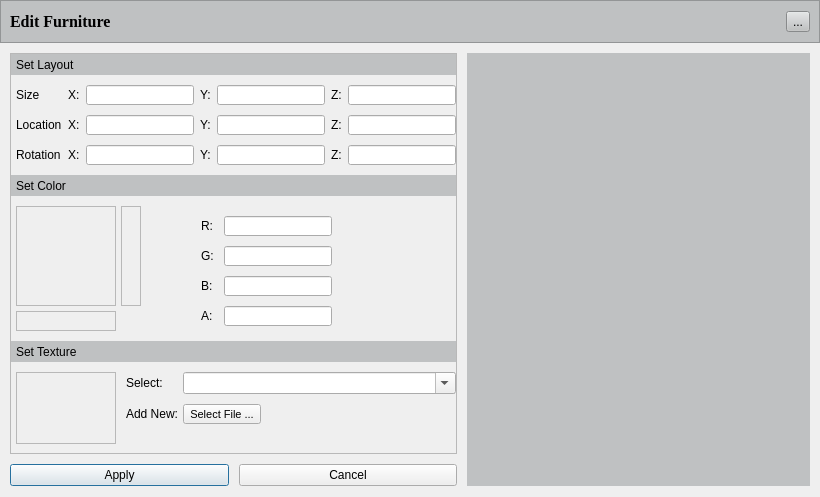
<?xml version="1.0" encoding="UTF-8"?>
<ui version="4.0">
 <class>EditFurniture</class>
 <widget class="QDialog" name="EditFurniture">
  <property name="geometry">
   <rect>
    <x>0</x>
    <y>0</y>
    <width>820</width>
    <height>497</height>
   </rect>
  </property>
  <property name="sizePolicy">
   <sizepolicy hsizetype="MinimumExpanding" vsizetype="MinimumExpanding">
    <horstretch>0</horstretch>
    <verstretch>0</verstretch>
   </sizepolicy>
  </property>
  <property name="windowTitle">
   <string>Dialog</string>
  </property>
  <layout class="QVBoxLayout" name="verticalLayout">
   <property name="spacing">
    <number>10</number>
   </property>
   <property name="leftMargin">
    <number>0</number>
   </property>
   <property name="topMargin">
    <number>0</number>
   </property>
   <property name="rightMargin">
    <number>0</number>
   </property>
   <item>
    <widget class="QFrame" name="frame_2">
     <property name="minimumSize">
      <size>
       <width>0</width>
       <height>43</height>
      </size>
     </property>
     <property name="styleSheet">
      <string notr="true">background-color:rgb(191,193,194)</string>
     </property>
     <property name="frameShape">
      <enum>QFrame::StyledPanel</enum>
     </property>
     <property name="frameShadow">
      <enum>QFrame::Raised</enum>
     </property>
     <layout class="QHBoxLayout" name="horizontalLayout_7">
      <item>
       <widget class="QLabel" name="label_14">
        <property name="font">
         <font>
          <family>Times New Roman</family>
          <pointsize>12</pointsize>
          <weight>75</weight>
          <bold>true</bold>
         </font>
        </property>
        <property name="text">
         <string>Edit Furniture</string>
        </property>
       </widget>
      </item>
      <item>
       <widget class="QToolButton" name="m_pToolButtonCancel">
        <property name="text">
         <string>...</string>
        </property>
        <property name="icon">
         <iconset resource="../../../../Resources/Icons/icons.qrc">
          <normaloff>:/close-icon.png</normaloff>:/close-icon.png</iconset>
        </property>
       </widget>
      </item>
     </layout>
    </widget>
   </item>
   <item>
    <layout class="QHBoxLayout" name="horizontalLayout_2">
     <property name="spacing">
      <number>0</number>
     </property>
     <property name="leftMargin">
      <number>10</number>
     </property>
     <property name="rightMargin">
      <number>10</number>
     </property>
     <item>
      <layout class="QVBoxLayout" name="verticalLayout_6">
       <property name="spacing">
        <number>10</number>
       </property>
       <property name="bottomMargin">
        <number>0</number>
       </property>
       <item>
        <widget class="QScrollArea" name="scrollArea">
         <property name="verticalScrollBarPolicy">
          <enum>Qt::ScrollBarAsNeeded</enum>
         </property>
         <property name="widgetResizable">
          <bool>true</bool>
         </property>
         <widget class="QWidget" name="scrollAreaWidgetContents">
          <property name="geometry">
           <rect>
            <x>0</x>
            <y>0</y>
            <width>466</width>
            <height>392</height>
           </rect>
          </property>
          <layout class="QVBoxLayout" name="verticalLayout_3">
           <property name="spacing">
            <number>10</number>
           </property>
           <property name="leftMargin">
            <number>0</number>
           </property>
           <property name="topMargin">
            <number>0</number>
           </property>
           <property name="rightMargin">
            <number>0</number>
           </property>
           <item>
            <widget class="QLabel" name="label_2">
             <property name="sizePolicy">
              <sizepolicy hsizetype="Preferred" vsizetype="Fixed">
               <horstretch>0</horstretch>
               <verstretch>0</verstretch>
              </sizepolicy>
             </property>
             <property name="minimumSize">
              <size>
               <width>0</width>
               <height>21</height>
              </size>
             </property>
             <property name="maximumSize">
              <size>
               <width>16777215</width>
               <height>21</height>
              </size>
             </property>
             <property name="styleSheet">
              <string notr="true">background-color:rgb(191,193,194)</string>
             </property>
             <property name="frameShape">
              <enum>QFrame::NoFrame</enum>
             </property>
             <property name="frameShadow">
              <enum>QFrame::Raised</enum>
             </property>
             <property name="text">
              <string>Set Layout</string>
             </property>
             <property name="textFormat">
              <enum>Qt::PlainText</enum>
             </property>
             <property name="indent">
              <number>5</number>
             </property>
            </widget>
           </item>
           <item>
            <layout class="QGridLayout" name="gridLayout">
             <property name="leftMargin">
              <number>5</number>
             </property>
             <property name="bottomMargin">
              <number>0</number>
             </property>
             <property name="horizontalSpacing">
              <number>6</number>
             </property>
             <item row="1" column="4">
              <widget class="QLineEdit" name="m_pLineEditLocationY">
               <property name="maximumSize">
                <size>
                 <width>16777215</width>
                 <height>20</height>
                </size>
               </property>
              </widget>
             </item>
             <item row="0" column="1">
              <widget class="QLabel" name="label_34">
               <property name="text">
                <string>X:</string>
               </property>
              </widget>
             </item>
             <item row="0" column="5">
              <widget class="QLabel" name="label_41">
               <property name="text">
                <string>Z:</string>
               </property>
              </widget>
             </item>
             <item row="1" column="6">
              <widget class="QLineEdit" name="m_pLineEditLocationZ">
               <property name="maximumSize">
                <size>
                 <width>16777215</width>
                 <height>20</height>
                </size>
               </property>
              </widget>
             </item>
             <item row="0" column="4">
              <widget class="QLineEdit" name="m_pLineEditScaleY">
               <property name="maximumSize">
                <size>
                 <width>16777215</width>
                 <height>20</height>
                </size>
               </property>
              </widget>
             </item>
             <item row="0" column="2">
              <widget class="QLineEdit" name="m_pLineEditScaleX">
               <property name="maximumSize">
                <size>
                 <width>16777215</width>
                 <height>20</height>
                </size>
               </property>
              </widget>
             </item>
             <item row="1" column="3">
              <widget class="QLabel" name="label_35">
               <property name="text">
                <string>Y:</string>
               </property>
              </widget>
             </item>
             <item row="1" column="1">
              <widget class="QLabel" name="label_33">
               <property name="text">
                <string>X:</string>
               </property>
              </widget>
             </item>
             <item row="1" column="2">
              <widget class="QLineEdit" name="m_pLineEditLocationX">
               <property name="maximumSize">
                <size>
                 <width>16777215</width>
                 <height>20</height>
                </size>
               </property>
              </widget>
             </item>
             <item row="1" column="0">
              <widget class="QLabel" name="label_9">
               <property name="text">
                <string>Location</string>
               </property>
              </widget>
             </item>
             <item row="0" column="3">
              <widget class="QLabel" name="label_36">
               <property name="text">
                <string>Y:</string>
               </property>
              </widget>
             </item>
             <item row="0" column="6">
              <widget class="QLineEdit" name="m_pLineEditScaleZ">
               <property name="maximumSize">
                <size>
                 <width>16777215</width>
                 <height>20</height>
                </size>
               </property>
              </widget>
             </item>
             <item row="1" column="5">
              <widget class="QLabel" name="label_37">
               <property name="text">
                <string>Z:</string>
               </property>
              </widget>
             </item>
             <item row="0" column="0">
              <widget class="QLabel" name="label_8">
               <property name="text">
                <string>Size</string>
               </property>
              </widget>
             </item>
             <item row="2" column="0">
              <widget class="QLabel" name="label_10">
               <property name="text">
                <string>Rotation</string>
               </property>
              </widget>
             </item>
             <item row="2" column="1">
              <widget class="QLabel" name="label_39">
               <property name="text">
                <string>X:</string>
               </property>
              </widget>
             </item>
             <item row="2" column="2">
              <widget class="QLineEdit" name="m_pLineEditRotationX">
               <property name="maximumSize">
                <size>
                 <width>16777215</width>
                 <height>20</height>
                </size>
               </property>
              </widget>
             </item>
             <item row="2" column="4">
              <widget class="QLineEdit" name="m_pLineEditRotationY">
               <property name="maximumSize">
                <size>
                 <width>16777215</width>
                 <height>20</height>
                </size>
               </property>
              </widget>
             </item>
             <item row="2" column="6">
              <widget class="QLineEdit" name="m_pLineEditRotationZ">
               <property name="maximumSize">
                <size>
                 <width>16777215</width>
                 <height>20</height>
                </size>
               </property>
              </widget>
             </item>
             <item row="2" column="5">
              <widget class="QLabel" name="label_40">
               <property name="text">
                <string>Z:</string>
               </property>
              </widget>
             </item>
             <item row="2" column="3">
              <widget class="QLabel" name="label_38">
               <property name="text">
                <string>Y:</string>
               </property>
              </widget>
             </item>
            </layout>
           </item>
           <item>
            <widget class="QLabel" name="label_3">
             <property name="sizePolicy">
              <sizepolicy hsizetype="Preferred" vsizetype="Fixed">
               <horstretch>0</horstretch>
               <verstretch>0</verstretch>
              </sizepolicy>
             </property>
             <property name="minimumSize">
              <size>
               <width>0</width>
               <height>21</height>
              </size>
             </property>
             <property name="maximumSize">
              <size>
               <width>16777215</width>
               <height>21</height>
              </size>
             </property>
             <property name="styleSheet">
              <string notr="true">background-color:rgb(191,193,194)</string>
             </property>
             <property name="frameShape">
              <enum>QFrame::NoFrame</enum>
             </property>
             <property name="frameShadow">
              <enum>QFrame::Raised</enum>
             </property>
             <property name="text">
              <string>Set Color</string>
             </property>
             <property name="textFormat">
              <enum>Qt::PlainText</enum>
             </property>
             <property name="scaledContents">
              <bool>false</bool>
             </property>
             <property name="margin">
              <number>0</number>
             </property>
             <property name="indent">
              <number>5</number>
             </property>
            </widget>
           </item>
           <item>
            <layout class="QHBoxLayout" name="horizontalLayout_3">
             <property name="spacing">
              <number>40</number>
             </property>
             <property name="bottomMargin">
              <number>0</number>
             </property>
             <item>
              <layout class="QVBoxLayout" name="verticalLayout_4">
               <property name="spacing">
                <number>5</number>
               </property>
               <property name="leftMargin">
                <number>5</number>
               </property>
               <property name="bottomMargin">
                <number>0</number>
               </property>
               <item>
                <layout class="QHBoxLayout" name="horizontalLayout_4">
                 <item>
                  <widget class="QLabel" name="m_pLabelColorFactory">
                   <property name="enabled">
                    <bool>true</bool>
                   </property>
                   <property name="sizePolicy">
                    <sizepolicy hsizetype="Fixed" vsizetype="Fixed">
                     <horstretch>0</horstretch>
                     <verstretch>0</verstretch>
                    </sizepolicy>
                   </property>
                   <property name="minimumSize">
                    <size>
                     <width>100</width>
                     <height>100</height>
                    </size>
                   </property>
                   <property name="frameShape">
                    <enum>QFrame::StyledPanel</enum>
                   </property>
                   <property name="text">
                    <string/>
                   </property>
                  </widget>
                 </item>
                 <item>
                  <widget class="QLabel" name="m_pLabelColorTag">
                   <property name="sizePolicy">
                    <sizepolicy hsizetype="Fixed" vsizetype="Fixed">
                     <horstretch>0</horstretch>
                     <verstretch>0</verstretch>
                    </sizepolicy>
                   </property>
                   <property name="minimumSize">
                    <size>
                     <width>20</width>
                     <height>100</height>
                    </size>
                   </property>
                   <property name="frameShape">
                    <enum>QFrame::StyledPanel</enum>
                   </property>
                   <property name="text">
                    <string/>
                   </property>
                  </widget>
                 </item>
                </layout>
               </item>
               <item>
                <widget class="QLabel" name="m_pLabelColorSample">
                 <property name="minimumSize">
                  <size>
                   <width>100</width>
                   <height>20</height>
                  </size>
                 </property>
                 <property name="maximumSize">
                  <size>
                   <width>100</width>
                   <height>20</height>
                  </size>
                 </property>
                 <property name="frameShape">
                  <enum>QFrame::StyledPanel</enum>
                 </property>
                 <property name="text">
                  <string/>
                 </property>
                </widget>
               </item>
              </layout>
             </item>
             <item>
              <layout class="QFormLayout" name="formLayout_2">
               <property name="fieldGrowthPolicy">
                <enum>QFormLayout::FieldsStayAtSizeHint</enum>
               </property>
               <property name="horizontalSpacing">
                <number>10</number>
               </property>
               <property name="verticalSpacing">
                <number>10</number>
               </property>
               <property name="leftMargin">
                <number>20</number>
               </property>
               <property name="topMargin">
                <number>10</number>
               </property>
               <property name="rightMargin">
                <number>10</number>
               </property>
               <item row="0" column="0">
                <widget class="QLabel" name="label_45">
                 <property name="text">
                  <string>R:</string>
                 </property>
                </widget>
               </item>
               <item row="0" column="1">
                <widget class="QLineEdit" name="m_pLineEditColorR">
                 <property name="maximumSize">
                  <size>
                   <width>16777215</width>
                   <height>20</height>
                  </size>
                 </property>
                </widget>
               </item>
               <item row="1" column="0">
                <widget class="QLabel" name="label_46">
                 <property name="text">
                  <string>G:</string>
                 </property>
                </widget>
               </item>
               <item row="1" column="1">
                <widget class="QLineEdit" name="m_pLineEditColorG">
                 <property name="maximumSize">
                  <size>
                   <width>16777215</width>
                   <height>20</height>
                  </size>
                 </property>
                </widget>
               </item>
               <item row="2" column="0">
                <widget class="QLabel" name="label_43">
                 <property name="text">
                  <string>B:</string>
                 </property>
                </widget>
               </item>
               <item row="2" column="1">
                <widget class="QLineEdit" name="m_pLineEditColorB">
                 <property name="maximumSize">
                  <size>
                   <width>16777215</width>
                   <height>20</height>
                  </size>
                 </property>
                </widget>
               </item>
               <item row="3" column="0">
                <widget class="QLabel" name="label_53">
                 <property name="text">
                  <string>A:</string>
                 </property>
                </widget>
               </item>
               <item row="3" column="1">
                <widget class="QLineEdit" name="m_pLineEditColorA">
                 <property name="maximumSize">
                  <size>
                   <width>16777215</width>
                   <height>20</height>
                  </size>
                 </property>
                </widget>
               </item>
              </layout>
             </item>
            </layout>
           </item>
           <item>
            <widget class="QLabel" name="label_6">
             <property name="sizePolicy">
              <sizepolicy hsizetype="Preferred" vsizetype="Fixed">
               <horstretch>0</horstretch>
               <verstretch>0</verstretch>
              </sizepolicy>
             </property>
             <property name="minimumSize">
              <size>
               <width>0</width>
               <height>21</height>
              </size>
             </property>
             <property name="maximumSize">
              <size>
               <width>16777215</width>
               <height>21</height>
              </size>
             </property>
             <property name="styleSheet">
              <string notr="true">background-color:rgb(191,193,194)</string>
             </property>
             <property name="frameShape">
              <enum>QFrame::NoFrame</enum>
             </property>
             <property name="frameShadow">
              <enum>QFrame::Raised</enum>
             </property>
             <property name="text">
              <string>Set Texture</string>
             </property>
             <property name="textFormat">
              <enum>Qt::PlainText</enum>
             </property>
             <property name="indent">
              <number>5</number>
             </property>
            </widget>
           </item>
           <item>
            <layout class="QHBoxLayout" name="horizontalLayout_5">
             <property name="spacing">
              <number>10</number>
             </property>
             <property name="leftMargin">
              <number>5</number>
             </property>
             <item>
              <widget class="QLabel" name="m_pLabelTexture">
               <property name="maximumSize">
                <size>
                 <width>100</width>
                 <height>100</height>
                </size>
               </property>
               <property name="frameShape">
                <enum>QFrame::StyledPanel</enum>
               </property>
               <property name="text">
                <string/>
               </property>
               <property name="scaledContents">
                <bool>true</bool>
               </property>
               <property name="alignment">
                <set>Qt::AlignCenter</set>
               </property>
              </widget>
             </item>
             <item>
              <layout class="QFormLayout" name="formLayout_3">
               <property name="horizontalSpacing">
                <number>5</number>
               </property>
               <property name="verticalSpacing">
                <number>10</number>
               </property>
               <property name="leftMargin">
                <number>0</number>
               </property>
               <property name="topMargin">
                <number>0</number>
               </property>
               <item row="0" column="0">
                <widget class="QLabel" name="label_12">
                 <property name="text">
                  <string>Select:</string>
                 </property>
                </widget>
               </item>
               <item row="0" column="1">
                <widget class="QComboBox" name="m_pComboBoxTexture">
                 <property name="acceptDrops">
                  <bool>true</bool>
                 </property>
                 <property name="editable">
                  <bool>true</bool>
                 </property>
                 <property name="insertPolicy">
                  <enum>QComboBox::InsertAlphabetically</enum>
                 </property>
                </widget>
               </item>
               <item row="1" column="0">
                <widget class="QLabel" name="label_11">
                 <property name="text">
                  <string>Add New:</string>
                 </property>
                 <property name="margin">
                  <number>0</number>
                 </property>
                </widget>
               </item>
               <item row="1" column="1">
                <widget class="QToolButton" name="m_pToolButtonTexture">
                 <property name="font">
                  <font>
                   <pointsize>8</pointsize>
                  </font>
                 </property>
                 <property name="text">
                  <string>Select File ...</string>
                 </property>
                 <property name="popupMode">
                  <enum>QToolButton::InstantPopup</enum>
                 </property>
                </widget>
               </item>
              </layout>
             </item>
            </layout>
           </item>
          </layout>
         </widget>
        </widget>
       </item>
       <item>
        <layout class="QHBoxLayout" name="horizontalLayout_6">
         <property name="bottomMargin">
          <number>0</number>
         </property>
         <item>
          <widget class="QPushButton" name="m_pPushButtonApply">
           <property name="text">
            <string>Apply</string>
           </property>
          </widget>
         </item>
         <item>
          <widget class="QPushButton" name="m_pPushButtonCancel">
           <property name="text">
            <string>Cancel</string>
           </property>
          </widget>
         </item>
        </layout>
       </item>
      </layout>
     </item>
     <item>
      <widget class="QWidget" name="widget" native="true">
       <property name="sizePolicy">
        <sizepolicy hsizetype="MinimumExpanding" vsizetype="MinimumExpanding">
         <horstretch>1</horstretch>
         <verstretch>1</verstretch>
        </sizepolicy>
       </property>
       <property name="minimumSize">
        <size>
         <width>310</width>
         <height>300</height>
        </size>
       </property>
       <property name="styleSheet">
        <string notr="true"/>
       </property>
       <layout class="QVBoxLayout" name="verticalLayout_2">
        <property name="spacing">
         <number>0</number>
        </property>
        <property name="leftMargin">
         <number>10</number>
        </property>
        <property name="topMargin">
         <number>0</number>
        </property>
        <property name="rightMargin">
         <number>0</number>
        </property>
        <property name="bottomMargin">
         <number>0</number>
        </property>
        <item>
         <widget class="VR::OSGQT_Widget" name="m_pOSGQT_Widget" native="true">
          <property name="sizePolicy">
           <sizepolicy hsizetype="MinimumExpanding" vsizetype="MinimumExpanding">
            <horstretch>0</horstretch>
            <verstretch>0</verstretch>
           </sizepolicy>
          </property>
          <property name="minimumSize">
           <size>
            <width>300</width>
            <height>300</height>
           </size>
          </property>
          <property name="maximumSize">
           <size>
            <width>16777215</width>
            <height>16777215</height>
           </size>
          </property>
          <property name="sizeIncrement">
           <size>
            <width>1</width>
            <height>1</height>
           </size>
          </property>
          <property name="baseSize">
           <size>
            <width>300</width>
            <height>300</height>
           </size>
          </property>
          <property name="styleSheet">
           <string notr="true">background-color: rgb(191, 193, 194);</string>
          </property>
         </widget>
        </item>
       </layout>
      </widget>
     </item>
    </layout>
   </item>
  </layout>
 </widget>
 <customwidgets>
  <customwidget>
   <class>VR::OSGQT_Widget</class>
   <extends>QWidget</extends>
   <header location="global">vrosgqt_widget.h</header>
   <container>1</container>
  </customwidget>
 </customwidgets>
 <tabstops>
  <tabstop>scrollArea</tabstop>
  <tabstop>m_pLineEditScaleX</tabstop>
  <tabstop>m_pLineEditScaleY</tabstop>
  <tabstop>m_pLineEditScaleZ</tabstop>
  <tabstop>m_pLineEditLocationX</tabstop>
  <tabstop>m_pLineEditLocationY</tabstop>
  <tabstop>m_pLineEditLocationZ</tabstop>
  <tabstop>m_pLineEditRotationX</tabstop>
  <tabstop>m_pLineEditRotationY</tabstop>
  <tabstop>m_pLineEditRotationZ</tabstop>
  <tabstop>m_pLineEditColorR</tabstop>
  <tabstop>m_pLineEditColorG</tabstop>
  <tabstop>m_pLineEditColorB</tabstop>
  <tabstop>m_pLineEditColorA</tabstop>
  <tabstop>m_pComboBoxTexture</tabstop>
  <tabstop>m_pToolButtonTexture</tabstop>
  <tabstop>m_pPushButtonApply</tabstop>
  <tabstop>m_pPushButtonCancel</tabstop>
 </tabstops>
 <resources>
  <include location="../../../../Resources/Icons/icons.qrc"/>
 </resources>
 <connections/>
</ui>
